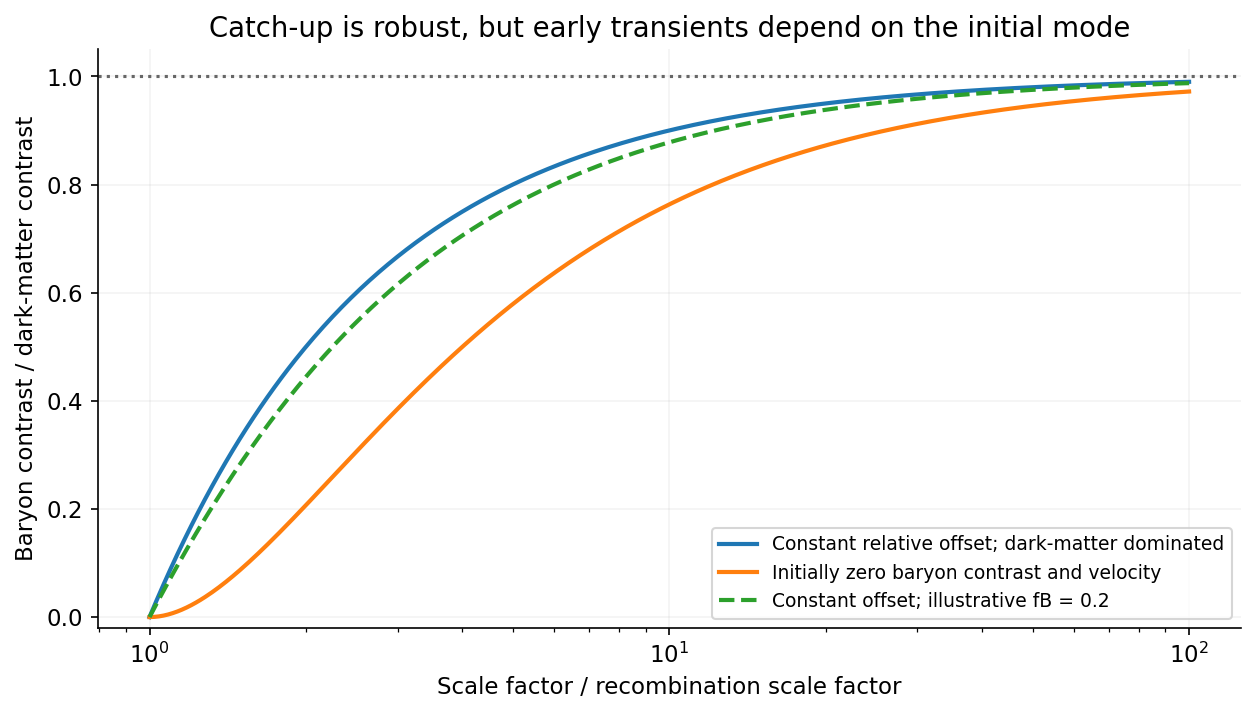

Generate this figure with Python:
"""Original analytic solution diagram; Python3.14.4, numpy2.3.5, matplotlib3.10.7.
Run from mirrored _media directory; output is a basename in cwd.
"""
from pathlib import Path
import numpy as np
import matplotlib
matplotlib.use('Agg')
import matplotlib.pyplot as plt
from matplotlib.patches import Circle
plt.rcParams.update({'font.size':11,'figure.facecolor':'white','axes.spines.top':False,'axes.spines.right':False})
x=np.geomspace(1,100,450);constant=1-1/x;zero=1-3/x+2/x**1.5;fb=.2;finite=(1-fb)*(x-1)/((1-fb)*x+fb);fig,ax=plt.subplots(figsize=(8.5,4.9));ax.semilogx(x,constant,lw=2,label='Constant relative offset; dark-matter dominated');ax.semilogx(x,zero,lw=2,label='Initially zero baryon contrast and velocity');ax.semilogx(x,finite,'--',lw=2,label='Constant offset; illustrative fB = 0.2');ax.axhline(1,color='.4',ls=':');ax.set(xlabel='Scale factor / recombination scale factor',ylabel='Baryon contrast / dark-matter contrast',title='Catch-up is robust, but early transients depend on the initial mode',ylim=(-.02,1.05));ax.legend(fontsize=9);ax.grid(alpha=.15);fig.tight_layout()

fig.savefig(Path(__file__).with_suffix('.png').name,dpi=150,facecolor='white',bbox_inches='tight');plt.close(fig)
